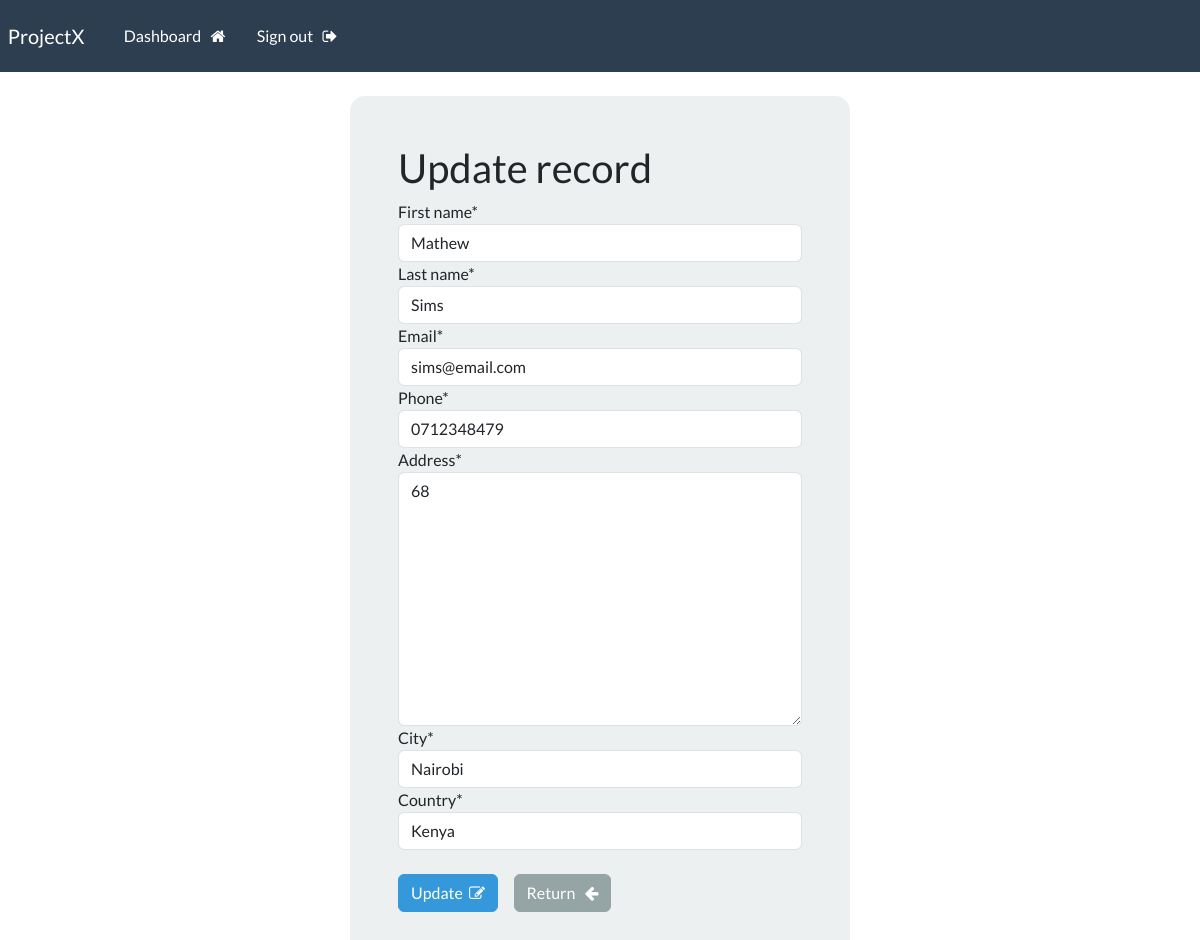
The app's page /update-record/1 (signed in) with its own data.
### webapp/models.py (models this page shows, shortened)
class Record(models.Model):
    creation_date = models.DateTimeField(auto_now_add=True)
    first_name = models.CharField(max_length=100)
    last_name = models.CharField(max_length=100)
    email = models.EmailField()
    phone = models.CharField(max_length=100)
    address = models.TextField()
    city = models.CharField(max_length=100)
    country = models.CharField(max_length=100)

### webapp/views.py (the view)
# urls.py: path('update-record/<int:pk>', views.update_record, name='update-record'),
@login_required(login_url='login')
def update_record(request, pk):
    record = Record.objects.get(id=pk)
    form = CreateRecordForm(instance=record)
    if request.method == 'POST':
        form = CreateRecordForm(request.POST, instance=record)
        if form.is_valid():
            form.save()
            messages.success(request, 'Record updated successfully')
            return redirect('dashboard')
    context = {'form':form}
    return render(request, 'webapp/update_record.html', context)

### webapp/forms.py
class CreateRecordForm(forms.ModelForm):
    class Meta:
        model = Record
        exclude = ['creation_date']

### webapp/templates/webapp/update_record.html (shortened to what this page needs)
{% extends 'webapp/base.html'%}
{% load crispy_forms_tags %}
{% block content %}
    <body>
        <div class="container bg-light shadow-md p-5 form-layout">
                    <h2>Update record</h2>
                    <form method="POST" autocomplete="off">
                        {{ form.first_name|as_crispy_field }}
                        {{ form.last_name|as_crispy_field }}
                        {{ form.email|as_crispy_field }}
                        {{ form.phone|as_crispy_field }}
                        {{ form.address|as_crispy_field }}
                        {{ form.city|as_crispy_field }}
                        {{ form.country|as_crispy_field }}
                        <br>
                        <button type="submit" class="btn btn-info">Update&nbsp; <i class="fa fa-pencil-square-o" aria-hidden="true"></i></button>
                        <a href="{% url 'dashboard'%}" class="btn btn-secondary">  Return &nbsp; <i class="fa fa-arrow-left" aria-hidden="true"></i></a>
                    </form>
        </div>
    </body>
{% endblock %}

### static/css/style.css (style rules this page uses)
.form-layout { border-radius: 15px; width: 500px; }

### records on screen
Record: first_name "Mathew", last_name "Sims", email "sims@email.com", phone "0712348479", address "68", city "Nairobi", country "Kenya"
